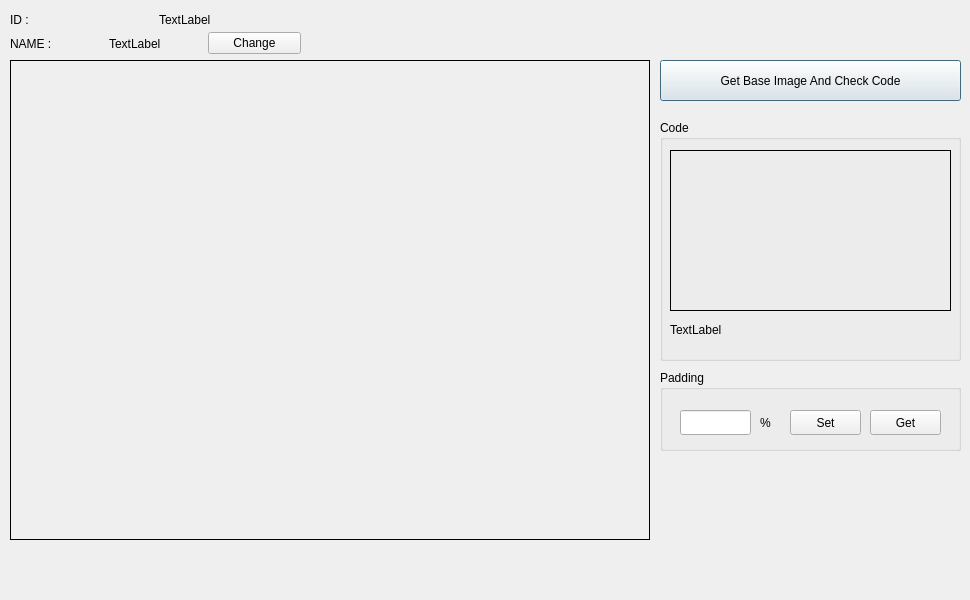
<?xml version="1.0" encoding="UTF-8"?>
<ui version="4.0">
 <class>DialogSetCode</class>
 <widget class="QDialog" name="DialogSetCode">
  <property name="geometry">
   <rect>
    <x>0</x>
    <y>0</y>
    <width>970</width>
    <height>600</height>
   </rect>
  </property>
  <property name="windowTitle">
   <string>Dialog</string>
  </property>
  <widget class="QWidget" name="layoutWidget_2">
   <property name="geometry">
    <rect>
     <x>10</x>
     <y>10</y>
     <width>291</width>
     <height>19</height>
    </rect>
   </property>
   <layout class="QHBoxLayout" name="horizontalLayout_2">
    <item>
     <widget class="QLabel" name="label">
      <property name="text">
       <string>ID : </string>
      </property>
     </widget>
    </item>
    <item>
     <widget class="QLabel" name="label_id">
      <property name="text">
       <string>TextLabel</string>
      </property>
     </widget>
    </item>
   </layout>
  </widget>
  <widget class="QLabel" name="label_image">
   <property name="geometry">
    <rect>
     <x>10</x>
     <y>60</y>
     <width>640</width>
     <height>480</height>
    </rect>
   </property>
   <property name="mouseTracking">
    <bool>true</bool>
   </property>
   <property name="frameShape">
    <enum>QFrame::Box</enum>
   </property>
   <property name="text">
    <string/>
   </property>
  </widget>
  <widget class="QPushButton" name="pushButton_get_base_image">
   <property name="geometry">
    <rect>
     <x>660</x>
     <y>60</y>
     <width>301</width>
     <height>41</height>
    </rect>
   </property>
   <property name="text">
    <string>Get Base Image And Check Code</string>
   </property>
  </widget>
  <widget class="QLabel" name="label_image_bg">
   <property name="geometry">
    <rect>
     <x>10</x>
     <y>60</y>
     <width>640</width>
     <height>480</height>
    </rect>
   </property>
   <property name="mouseTracking">
    <bool>true</bool>
   </property>
   <property name="frameShape">
    <enum>QFrame::Box</enum>
   </property>
   <property name="text">
    <string/>
   </property>
  </widget>
  <widget class="QWidget" name="layoutWidget">
   <property name="geometry">
    <rect>
     <x>10</x>
     <y>30</y>
     <width>291</width>
     <height>27</height>
    </rect>
   </property>
   <layout class="QHBoxLayout" name="horizontalLayout">
    <item>
     <widget class="QLabel" name="label_5">
      <property name="text">
       <string>NAME : </string>
      </property>
     </widget>
    </item>
    <item>
     <widget class="QLabel" name="label_name">
      <property name="text">
       <string>TextLabel</string>
      </property>
     </widget>
    </item>
    <item>
     <widget class="QPushButton" name="pushButton_name_change">
      <property name="text">
       <string>Change</string>
      </property>
     </widget>
    </item>
   </layout>
  </widget>
  <widget class="QGroupBox" name="groupBox">
   <property name="geometry">
    <rect>
     <x>660</x>
     <y>120</y>
     <width>301</width>
     <height>241</height>
    </rect>
   </property>
   <property name="title">
    <string>Code</string>
   </property>
   <widget class="QLabel" name="label_image_bg_code">
    <property name="geometry">
     <rect>
      <x>10</x>
      <y>30</y>
      <width>281</width>
      <height>161</height>
     </rect>
    </property>
    <property name="mouseTracking">
     <bool>true</bool>
    </property>
    <property name="frameShape">
     <enum>QFrame::Box</enum>
    </property>
    <property name="text">
     <string/>
    </property>
   </widget>
   <widget class="QLabel" name="label_image_code">
    <property name="geometry">
     <rect>
      <x>10</x>
      <y>30</y>
      <width>281</width>
      <height>161</height>
     </rect>
    </property>
    <property name="mouseTracking">
     <bool>true</bool>
    </property>
    <property name="frameShape">
     <enum>QFrame::Box</enum>
    </property>
    <property name="text">
     <string/>
    </property>
   </widget>
   <widget class="QLabel" name="label_code">
    <property name="geometry">
     <rect>
      <x>10</x>
      <y>200</y>
      <width>281</width>
      <height>20</height>
     </rect>
    </property>
    <property name="text">
     <string>TextLabel</string>
    </property>
   </widget>
  </widget>
  <widget class="QGroupBox" name="groupBox_2">
   <property name="geometry">
    <rect>
     <x>660</x>
     <y>370</y>
     <width>301</width>
     <height>81</height>
    </rect>
   </property>
   <property name="title">
    <string>Padding</string>
   </property>
   <widget class="QLineEdit" name="lineEdit_padding_rate">
    <property name="geometry">
     <rect>
      <x>20</x>
      <y>40</y>
      <width>71</width>
      <height>25</height>
     </rect>
    </property>
   </widget>
   <widget class="QLabel" name="label_2">
    <property name="geometry">
     <rect>
      <x>100</x>
      <y>40</y>
      <width>21</width>
      <height>25</height>
     </rect>
    </property>
    <property name="text">
     <string>%</string>
    </property>
   </widget>
   <widget class="QPushButton" name="pushButton_padding_rate_set">
    <property name="geometry">
     <rect>
      <x>130</x>
      <y>40</y>
      <width>71</width>
      <height>25</height>
     </rect>
    </property>
    <property name="text">
     <string>Set</string>
    </property>
   </widget>
   <widget class="QPushButton" name="pushButton_padding_rate_get">
    <property name="geometry">
     <rect>
      <x>210</x>
      <y>40</y>
      <width>71</width>
      <height>25</height>
     </rect>
    </property>
    <property name="text">
     <string>Get</string>
    </property>
   </widget>
  </widget>
  <zorder>label_image_bg</zorder>
  <zorder>layoutWidget_2</zorder>
  <zorder>label_image</zorder>
  <zorder>pushButton_get_base_image</zorder>
  <zorder>layoutWidget</zorder>
  <zorder>groupBox</zorder>
  <zorder>groupBox_2</zorder>
 </widget>
 <resources/>
 <connections/>
</ui>
